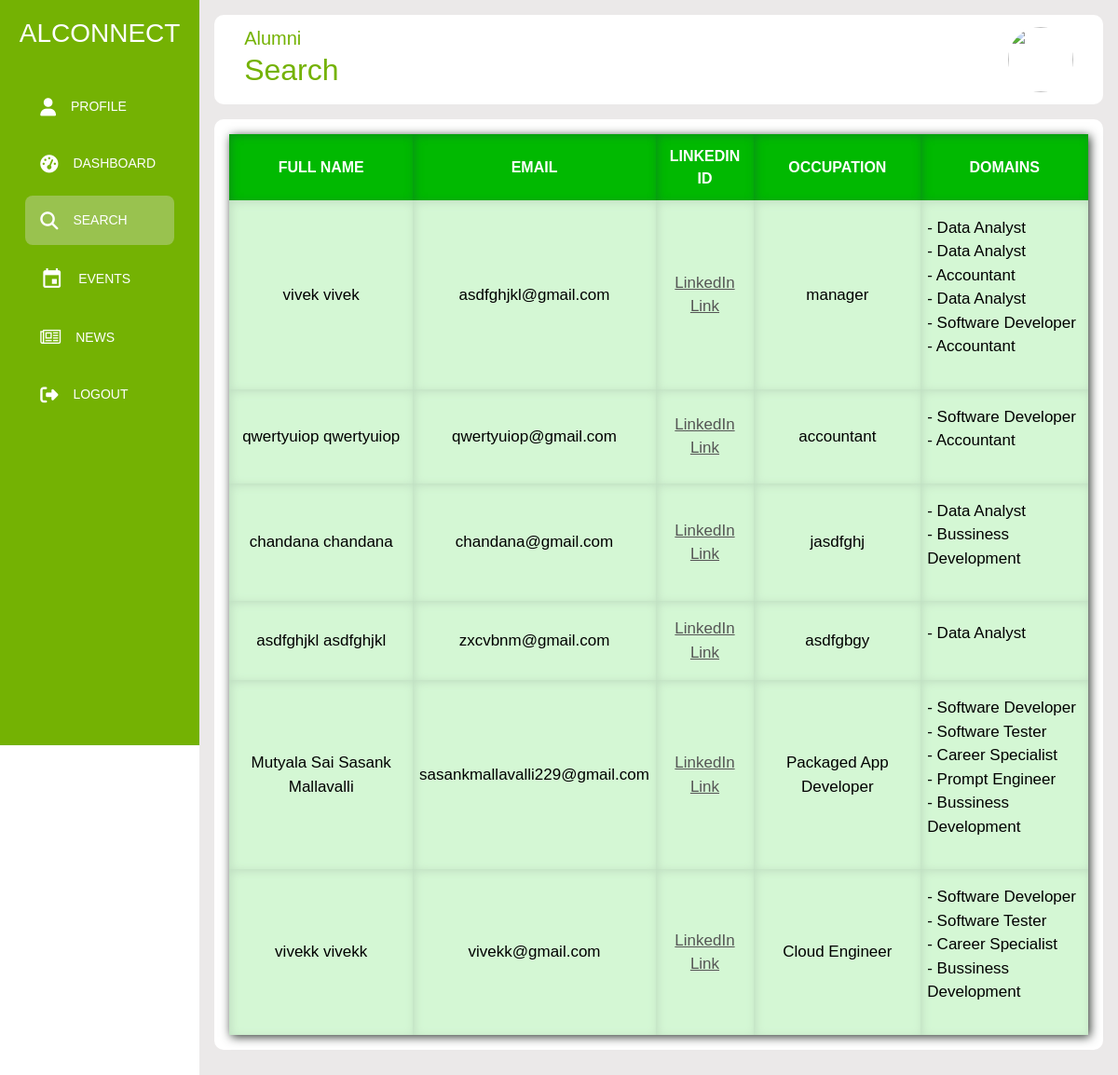
The page /student_search.php (signed in) on the database its author committed.
### tables this page shows
CREATE TABLE `alumni_record` (
  `id` int(11) NOT NULL,
  `firstname` varchar(124) NOT NULL,
  `lastname` varchar(124) NOT NULL,
  `gender` varchar(10) NOT NULL,
  `email` varchar(255) NOT NULL,
  `phone` varchar(20) NOT NULL,
  `contact` varchar(20) NOT NULL,
  `studentID` varchar(10) NOT NULL,
  `year` int(4) NOT NULL,
  `linkedin` varchar(255) NOT NULL,
  `qualification` varchar(7) NOT NULL,
  `occupation` varchar(128) NOT NULL,
  `password` varchar(255) NOT NULL
);

CREATE TABLE `alumni_domains` (
  `id` int(11) NOT NULL,
  `email` varchar(255) NOT NULL,
  `domains` varchar(255) NOT NULL
);

### student_search.php (the view, shortened to what this page needs)
<?php
    require_once "connection.php";
?>
<!DOCTYPE html>
<html lang="en">
<head>
    <link rel="stylesheet" href="https://cdn.jsdelivr.net/npm/bootstrap@5.2.3/dist/css/bootstrap.min.css">
   <link rel="stylesheet" href="https://cdnjs.cloudflare.com/ajax/libs/font-awesome/6.4.0/css/all.min.css"/>
   <link rel="stylesheet" href="https://cdnjs.cloudflare.com/ajax/libs/font-awesome/4.7.0/css/font-awesome.min.css">
    <link rel="stylesheet" href="student_search.css">
</head>
<body>
        <div class="sidebar">
            <div class="logo">
                <h3>ALCONNECT</h3>
            </div>
            <ul class="menu">
                <li>
                    <a href="student_profile.php">
                       <i class="fas fa-user"></i>
                        <span>Profile</span>
                    </a>
                </li>
                <li>
                    <a href="student_dashboard.php">
                       <i class="fas fa-tachometer-alt"></i>
                        <span>Dashboard</span>
                    </a>
                </li>
                <li class="active">
                    <a href="#">
                       <i class="fas fa-search"></i>
                        <span>Search</span>
                    </a>
                </li>
                <li>
                    <a href="student_events.php">
                       <i class="material-icons" style="font-size:25px">event</i>
                        <span>Events</span>
                    </a>
                </li>
                <li>
                    <a href="student_news.php">
                       <i class="fa fa-newspaper-o"></i>
                        <span>News</span>
                    </a>
                </li>
                <li>
                    <a href="student_logout.php">
                       <i class="fas fa-sign-out-alt"></i>
                        <span>Logout</span>
                    </a>
                </li>
            </ul>
        </div>
        <div class="main--content">
            <div class="header--wrapper">
                <div class="header--title">
                    <span>Alumni</span>
                    <h2>Search</h2>
                </div>
                <div class="user--info">
                    <a href="https://www.gecgudlavalleru.ac.in" target="_blank"><img src="Images/gud_logo.jpeg" alt=""></a>
                </div>
            </div>
            <div class="search--content">
                <table class="search--table">
                    <tr class="search--title">
                        <th>Full Name</th>
                        <th>Email</th>
                        <th>LinkedIn ID</th>
                        <th>Occupation</th>
                        <th>Domains</th>
                    </tr>
                    <?php
                        $sql = "SELECT * FROM alumni_record";
                        $result = mysqli_query($conn, $sql);
                        if($result){
                            while($row=mysqli_fetch_assoc($result)){
                                $firstname=$row['firstname'];
                                $lastname=$row['lastname'];
                                $email=$row['email'];
                                $linkedin=$row['linkedin'];
                                $occupation=$row['occupation'];
                                    ?>
                                        <tr>
                                            <td ><?php  echo $firstname.' '.$lastname;  ?></td>
                                            <td ><?php  echo $email;  ?></td>
                                            <td > <a href="<?php  echo $linkedin;  ?>" target="_blank">LinkedIn Link</a></td>
                                            <td ><?php  echo $occupation;  ?></td>
                                            <td><p class='domains'>
                                            <?php
                                                $sql = "SELECT * FROM alumni_domains where email='$email'";
                                                $answer = mysqli_query($conn, $sql);
                                                if($answer){
                                                    if(mysqli_num_rows($answer) > 0){
                                                        foreach($answer as $item){
                                                            echo '- '.$item['domains']
                                            ?>
                                            <br><?php
                                                            }
                                                        }
                                                    }
                                                ?>
                                            </p></td>
                                        </tr>
                                    <?php
                                 }
                            }
                    ?>
                 </table>
            </div>
        </div>
    </body>
</html>

### student_search.css (style rules this page uses)
* { margin: 0; padding: 0; box-sizing: border-box; border: none; outline: none; font-family: 'Poppins', sans-serif; }
body { display: flex; height: 80em; }
.sidebar { position: sticky; top: 0; left: 0; bottom: 0; width: 250px; height: 100vh; padding: 0 1.7rem; color: #fff; overflow: hidden; transition: all 0.5s linear; background: rgb(116, 178, 3); }
.logo { display: flex; justify-content: center; align-items: center; height: 80px; padding: 16px; }
.menu { height: 88%; position: relative; list-style: none; padding: 0; }
.menu li { padding: 1em; margin: 8px 0; border-radius: 8px; transition: all .5s ease-in-out; }
.menu li:hover, .active { background: #e0e0e058; }
.menu a { color: #fff; font-size: 14px; text-decoration: none; display: flex; align-items: center; text-transform: uppercase; gap: 1rem; }
.menu a span { overflow: hidden; }
.menu a i { font-size: 1.2rem; }
.main--content { position: relative; background: #ebe9e9; width: 100%; padding: 1rem; }
.header--wrapper img { width: 70px; height: 70px; border-radius: 50%; cursor: pointer; }
.header--wrapper { display: flex; justify-content: space-between; align-items: center; flex-wrap: wrap; background: #fff; border-radius: 10px; padding: 10px 2rem; margin-bottom: 1rem; font-size: 20px; }
.header--title { color: rgb(116, 178, 3); }
.search--content { background: #fff; border-radius: 10px; color: #000; width: 100%; font-family: 'Trebuchet MS', sans-serif; padding: 1em; display: flex; justify-content: center; align-items: center; }
.search--table { width: 100%; box-shadow: #2f3630 2px 2px 10px 0px; }
.search--title { background: rgb(1, 185, 1); color: #fff; text-transform: uppercase; }
.search--title th { padding: 0.7em 0.3em; text-align: center; box-shadow: #099317 2px 2px 10px 0px inset; }
.search--table td { padding: 1em 0.4em; text-align: center; background: rgb(212, 247, 212); box-shadow: #bfddc1 2px 2px 10px 0px inset; font-size: 17px; }
.search--table td a { color: #555; }
.search--table td p { text-align: left; }

### rows shown on the page
alumni_record: firstname "vivek", lastname "vivek", email "asdfghjkl@gmail.com", occupation "manager"
alumni_domains: domains "Data Analyst"
alumni_domains: domains "Data Analyst"
alumni_domains: domains "Accountant"
alumni_domains: domains "Data Analyst"
alumni_domains: domains "Software Developer"
alumni_domains: domains "Accountant"
alumni_record: firstname "qwertyuiop", lastname "qwertyuiop", email "qwertyuiop@gmail.com", occupation "accountant"
alumni_domains: domains "Software Developer"
alumni_domains: domains "Accountant"
alumni_record: firstname "chandana", lastname "chandana", email "chandana@gmail.com", occupation "jasdfghj"
alumni_domains: domains "Data Analyst"
alumni_domains: domains "Bussiness Development"
alumni_record: firstname "asdfghjkl", lastname "asdfghjkl", email "zxcvbnm@gmail.com", occupation "asdfgbgy"
alumni_domains: domains "Data Analyst"
alumni_record: firstname "Mutyala Sai Sasank", lastname "Mallavalli", email "sasankmallavalli229@gmail.com", occupation "Packaged App Developer"
alumni_domains: domains "Software Developer"
alumni_domains: domains "Software Tester"
alumni_domains: domains "Career Specialist"
alumni_domains: domains "Prompt Engineer"
alumni_domains: domains "Bussiness Development"
alumni_record: firstname "vivekk", lastname "vivekk", email "vivekk@gmail.com", occupation "Cloud Engineer"
alumni_domains: domains "Software Developer"
alumni_domains: domains "Software Tester"
alumni_domains: domains "Career Specialist"
alumni_domains: domains "Bussiness Development"
